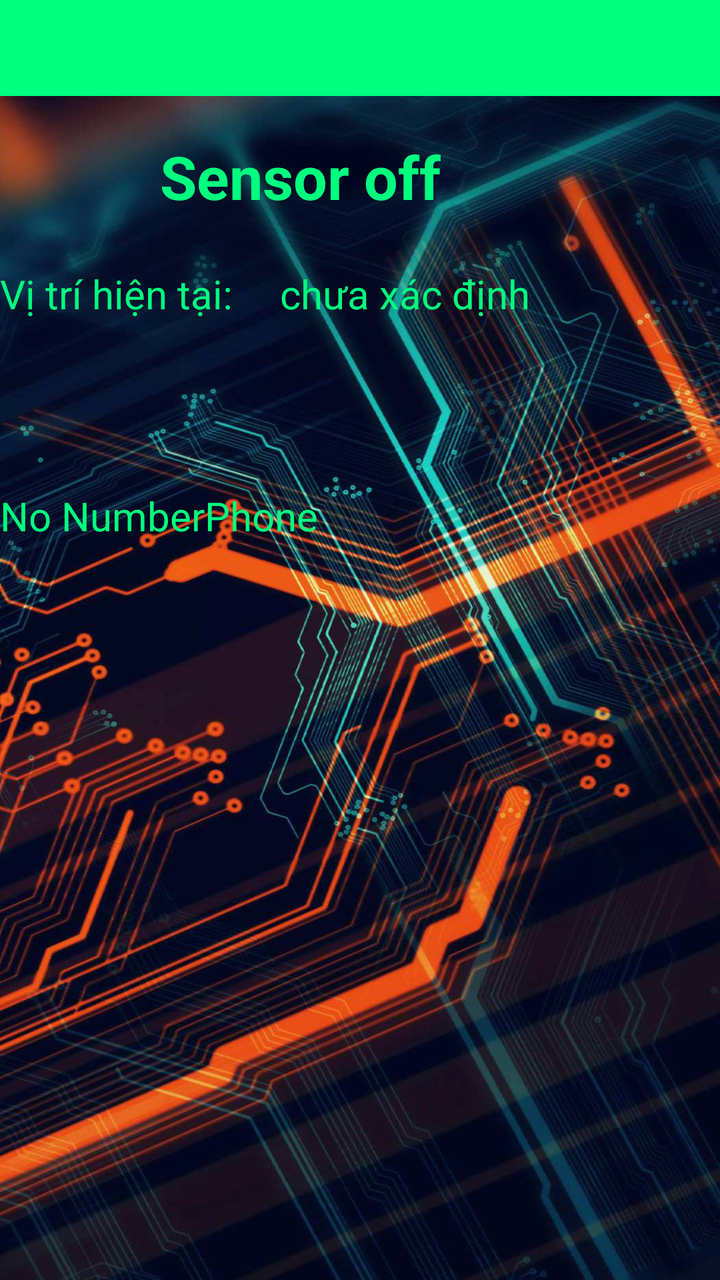
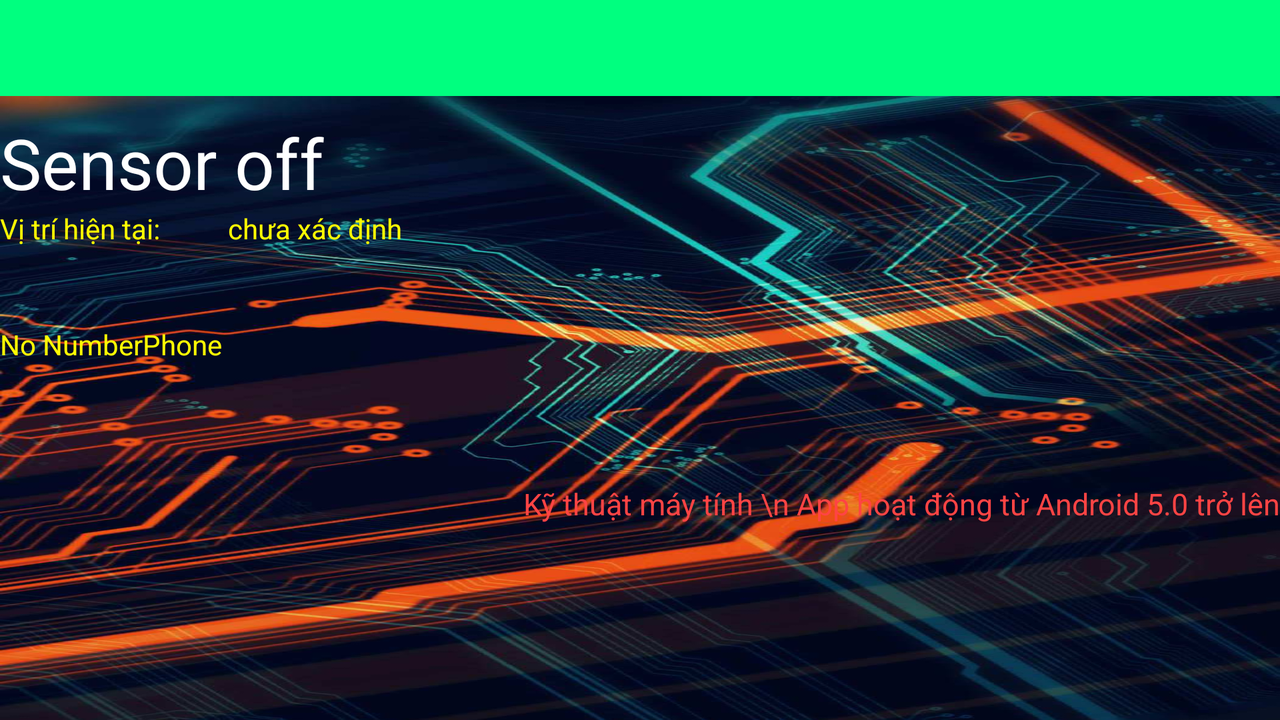

Compare how this app lays out the same screen by default and in its alternative resource folder. The renders come first, then the two layout files and the values they reference.
<!-- AndroidManifest.xml: application theme AppTheme -->
<!-- res/layout/activity_main.xml -->
<?xml version="1.0" encoding="utf-8"?>
<LinearLayout xmlns:android="http://schemas.android.com/apk/res/android"
    android:layout_width="match_parent"
    android:layout_height="match_parent"
    android:orientation="vertical"
       android:background="@drawable/tech"
    >
    <include android:id="@+id/toolbar1"
        layout="@layout/toolbar_layout" />
    <LinearLayout
        android:layout_width="match_parent"
        android:layout_height="wrap_content"
        android:layout_marginTop="20dp"
        android:orientation="horizontal">
        <ToggleButton
            android:id="@+id/battat"
            android:layout_marginStart="15dp"
            android:layout_width="50dp"
            android:layout_height="50dp"
            android:layout_gravity="bottom"
            android:background="@drawable/check_toggle"
            android:textOff=""
            android:textOn="" />

        <TextView
            android:id="@+id/hienthi"
            android:layout_width="wrap_content"
            android:layout_height="wrap_content"
            android:layout_marginTop="10dp"
            android:layout_marginLeft="15dp"
            android:text="Sensor off"
            android:layout_gravity="left"
            android:textColor="#00FF7F"
            android:textStyle="bold"
            android:textSize="30dp" />


    </LinearLayout>

    <LinearLayout
        android:layout_width="match_parent"
        android:layout_height="wrap_content"
        android:layout_marginTop="15dp"
        android:orientation="horizontal">

        <TextView
            android:layout_width="120dp"
            android:layout_height="match_parent"
            android:text="Vị trí hiện tại:"
            android:textSize="20dp"
            android:textColor="#00FF7F" />
        <ImageView
            android:layout_width="20dp"
            android:layout_height="20dp"

            android:src="@drawable/vitri"/>

        <TextView
            android:id="@+id/vitri"
            android:layout_width="wrap_content"
            android:layout_height="wrap_content"
            android:text="chưa xác định"
            android:textSize="20dp"
            android:textColor="#00FF7F" />


    </LinearLayout>

    <TextView
        android:layout_marginTop="10dp"
        android:id="@+id/time1"
        android:textSize="20dp"
        android:layout_width="wrap_content"
        android:layout_height="wrap_content"
        android:textColor="#00FF7F" />

    <TextView
        android:id="@+id/ketnoimang"
        android:layout_width="wrap_content"
        android:layout_height="wrap_content"
        android:textSize="20dp"
        android:layout_marginTop="10dp"
        android:textColor="#00FF7F" />


        <TextView
            android:layout_marginTop="10dp"
            android:id="@+id/hienthisdt"
            android:layout_width="wrap_content"
            android:layout_height="wrap_content"
            android:text="No NumberPhone"
            android:textSize="20dp"
            android:textColor="#00FF7F"  />



</LinearLayout>
<!-- res/layout/toolbar_layout.xml (included above) -->
<androidx.appcompat.widget.Toolbar  xmlns:android="http://schemas.android.com/apk/res/android"
android:layout_width="match_parent"
android:layout_height="@android:dimen/app_icon_size"
android:id="@+id/toolbar1"
  android:background="#00FF7F"

/>
<!-- resources referenced by this layout -->
<resources>
  <!-- drawable check_toggle (drawable) -->
  <?xml version="1.0" encoding="utf-8"?>
  <selector xmlns:android="http://schemas.android.com/apk/res/android">
  <item android:drawable="@drawable/turnon"
      android:state_checked="true"/>
      <item android:drawable="@drawable/turnoff"/>
  </selector>
  <!-- drawable tech: jpg bitmap (drawable-v24, 188519 bytes) -->
  <style name="AppTheme" parent="Theme.AppCompat.Light.NoActionBar">
          
          <item name="colorPrimary">@color/colorPrimary</item>
          <item name="colorPrimaryDark">#00FF7F</item>
          <item name="colorAccent">@color/colorAccent</item>
          <item name="android:navigationBarColor">#00FF7F</item>
          <item name="android:textColorPrimary">#000</item>
          <item name="actionMenuTextColor">@android:color/holo_green_light</item>
      </style>
  <!-- drawable turnoff: png bitmap (drawable-v24, 11399 bytes) -->
</resources>
<!-- res/layout-land/activity_main.xml (the author's variant of the layout above) -->
<!-- drawn on the phone turned sideways -->
<?xml version="1.0" encoding="utf-8"?>
<LinearLayout xmlns:android="http://schemas.android.com/apk/res/android"
    android:layout_width="match_parent"
    android:layout_height="match_parent"
    android:orientation="vertical"
       android:background="@drawable/tech"
    >
    <include android:id="@+id/toolbar1"
        layout="@layout/toolbar_layout" />

    <TextView
        android:textColor="#FFFFFF"
        android:layout_marginTop="10dp"
        android:layout_width="match_parent"
        android:layout_height="wrap_content"
        android:text="Sensor off"
        android:textSize="35dp"
        android:id="@+id/hienthi"/>

    <LinearLayout
        android:layout_width="match_parent"
        android:layout_height="wrap_content"
        android:orientation="horizontal">

        <TextView
            android:layout_width="94dp"
            android:layout_height="wrap_content"
            android:text="Vị trí hiện tại:"
            android:textColor="#fffc03" />
        <ImageView
            android:layout_width="20dp"
            android:layout_height="20dp"
            android:src="@drawable/vitri"/>
        <TextView
            android:id="@+id/vitri"
            android:layout_width="wrap_content"
            android:layout_height="match_parent"
            android:text="chưa xác định"
            android:textColor="#fffc03" />


    </LinearLayout>
<TextView
    android:textColor="@android:color/holo_orange_dark"
    android:layout_width="wrap_content"
    android:layout_height="wrap_content"
    android:id="@+id/time1"/>

    <TextView
        android:id="@+id/ketnoimang"
        android:textColor="#fffc03"
        android:layout_width="wrap_content"
        android:layout_height="wrap_content"
        />
    <TextView
        android:text="No NumberPhone"
        android:id="@+id/hienthisdt"
        android:textColor="#fffc03"
        android:layout_width="wrap_content"
        android:layout_height="wrap_content"
        />

    <ToggleButton
        android:id="@+id/battat"
        android:layout_width="50dp"
        android:layout_height="50dp"
        android:background="@drawable/check_toggle"
        android:layout_gravity="center"
        android:textOff=""
        android:textOn=""
        />
    <TextView
        android:layout_width="wrap_content"
        android:layout_height="wrap_content"
        android:layout_gravity="end"
        android:layout_marginTop="10dp"
        android:text=" Kỹ thuật máy tính \n App hoạt động từ Android 5.0 trở lên"
        android:textColor="@android:color/holo_red_light"
        android:textSize="15dp" />

</LinearLayout>
